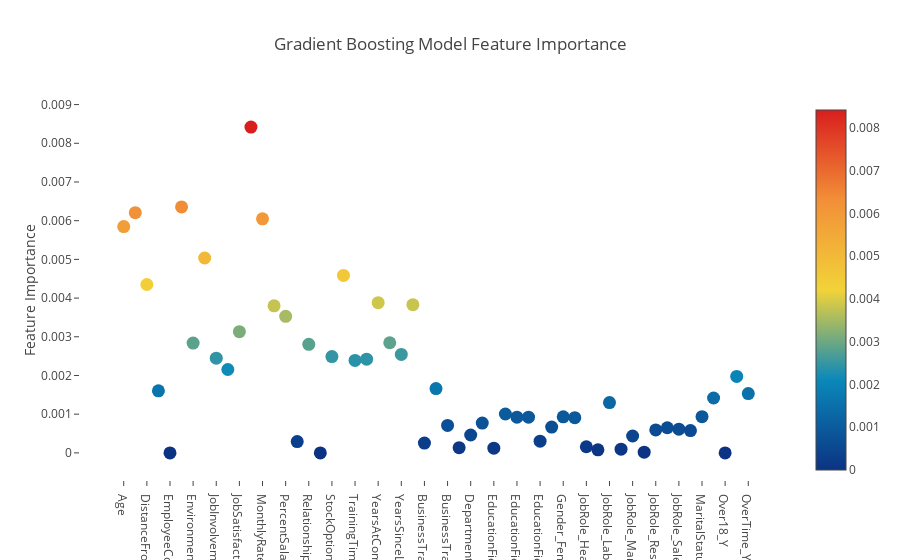

Notebook code for this chart:
### Code cell
# Scatter plot 
trace = go.Scatter(
    y = gb.feature_importances_,
    x = attrition_final.columns.values,
    mode='markers',
    marker=dict(
        sizemode = 'diameter',
        sizeref = 1,
        size = 13,
        #size= rf.feature_importances_,
        #color = np.random.randn(500), #set color equal to a variable
        color = gb.feature_importances_,
        colorscale='Portland',
        showscale=True
    ),
    text = attrition_final.columns.values
)
data = [trace]

layout= go.Layout(
    autosize= True,
    title= 'Gradient Boosting Model Feature Importance',
    hovermode= 'closest',
     xaxis= dict(
         ticklen= 5,
         showgrid=False,
        zeroline=False,
        showline=False
     ),
    yaxis=dict(
        title= 'Feature Importance',
        showgrid=False,
        zeroline=False,
        ticklen= 5,
        gridwidth= 2
    ),
    showlegend= False
)
fig = go.Figure(data=data, layout=layout)
py.iplot(fig,filename='scatter')

### Figure 1 — Plotly figure (JSON) as saved in the notebook; plotly's stock layout.template omitted (floating-point values rounded to 4 significant figures)
{"data": [{"text": ["Age", "DailyRate", "DistanceFromHome", "Education", "EmployeeCount", "EmployeeNumber", "EnvironmentSatisfaction", "HourlyRate", "JobInvolvement", "JobLevel", "JobSatisfaction", "MonthlyIncome", "MonthlyRate", "NumCompaniesWorked", "PercentSalaryHike", "PerformanceRating", "RelationshipSatisfaction", "StandardHours", "StockOptionLevel", "TotalWorkingYears", "TrainingTimesLastYear", "WorkLifeBalance", "YearsAtCompany", "YearsInCurrentRole", "YearsSinceLastPromotion", "YearsWithCurrManager", "BusinessTravel_Non-Travel", "BusinessTravel_Travel_Frequently", "BusinessTravel_Travel_Rarely", "Department_Human Resources", "Department_Research & Development", "Department_Sales", "EducationField_Human Resources", "EducationField_Life Sciences", "EducationField_Marketing", "EducationField_Medical", "EducationField_Other", "EducationField_Technical Degree", "Gender_Female", "Gender_Male", "JobRole_Healthcare Representative", "JobRole_Human Resources", "JobRole_Laboratory Technician", "JobRole_Manager", "JobRole_Manufacturing Director", "JobRole_Research Director", "JobRole_Research Scientist", "JobRole_Sales Executive", "JobRole_Sales Representative", "MaritalStatus_Divorced", "MaritalStatus_Married", "MaritalStatus_Single", "Over18_Y", "OverTime_No", "OverTime_Yes"], "marker": {"sizemode": "diameter", "size": 13, "color": [0.005848, 0.006208, 0.004351, 0.001604, 0, 0.006355, 0.002838, 0.005036, 0.002447, 0.002155, 0.003131, 0.008418, 0.006049, 0.003801, 0.003528, 0.0002914, 0.002805, 0, 0.002489, 0.004586, 0.00239, 0.002421, 0.003881, 0.002846, 0.002545, 0.003829, 0.0002528, 0.001662, 0.0007086, 0.0001334, 0.0004624, 0.0007699, 0.0001206, 0.001005, 0.0009216, 0.0009218, 0.0003025, 0.000667, 0.0009306, 0.0009107, 0.0001582, 7.905e-05, 0.001301, 9.589e-05, 0.0004361, 1.868e-05, 0.0005919, 0.0006494, 0.0006125, 0.0005765, 0.0009348, 0.001417, 0, 0.001976, 0.001533], "colorscale": "Portland", "showscale": true, "sizeref": 1}, "type": "scatter", "x": ["Age", "DailyRate", "DistanceFromHome", "Education", "EmployeeCount", "EmployeeNumber", "EnvironmentSatisfaction", "HourlyRate", "JobInvolvement", "JobLevel", "JobSatisfaction", "MonthlyIncome", "MonthlyRate", "NumCompaniesWorked", "PercentSalaryHike", "PerformanceRating", "RelationshipSatisfaction", "StandardHours", "StockOptionLevel", "TotalWorkingYears", "TrainingTimesLastYear", "WorkLifeBalance", "YearsAtCompany", "YearsInCurrentRole", "YearsSinceLastPromotion", "YearsWithCurrManager", "BusinessTravel_Non-Travel", "BusinessTravel_Travel_Frequently", "BusinessTravel_Travel_Rarely", "Department_Human Resources", "Department_Research & Development", "Department_Sales", "EducationField_Human Resources", "EducationField_Life Sciences", "EducationField_Marketing", "EducationField_Medical", "EducationField_Other", "EducationField_Technical Degree", "Gender_Female", "Gender_Male", "JobRole_Healthcare Representative", "JobRole_Human Resources", "JobRole_Laboratory Technician", "JobRole_Manager", "JobRole_Manufacturing Director", "JobRole_Research Director", "JobRole_Research Scientist", "JobRole_Sales Executive", "JobRole_Sales Representative", "MaritalStatus_Divorced", "MaritalStatus_Married", "MaritalStatus_Single", "Over18_Y", "OverTime_No", "OverTime_Yes"], "y": [0.005848, 0.006208, 0.004351, 0.001604, 0, 0.006355, 0.002838, 0.005036, 0.002447, 0.002155, 0.003131, 0.008418, 0.006049, 0.003801, 0.003528, 0.0002914, 0.002805, 0, 0.002489, 0.004586, 0.00239, 0.002421, 0.003881, 0.002846, 0.002545, 0.003829, 0.0002528, 0.001662, 0.0007086, 0.0001334, 0.0004624, 0.0007699, 0.0001206, 0.001005, 0.0009216, 0.0009218, 0.0003025, 0.000667, 0.0009306, 0.0009107, 0.0001582, 7.905e-05, 0.001301, 9.589e-05, 0.0004361, 1.868e-05, 0.0005919, 0.0006494, 0.0006125, 0.0005765, 0.0009348, 0.001417, 0, 0.001976, 0.001533], "mode": "markers"}], "layout": {"hovermode": "closest", "title": "Gradient Boosting Model Feature Importance", "xaxis": {"ticklen": 5, "showline": false, "zeroline": false, "showgrid": false}, "yaxis": {"ticklen": 5, "showgrid": false, "zeroline": false, "title": "Feature Importance", "gridwidth": 2}, "autosize": true, "showlegend": false}}
